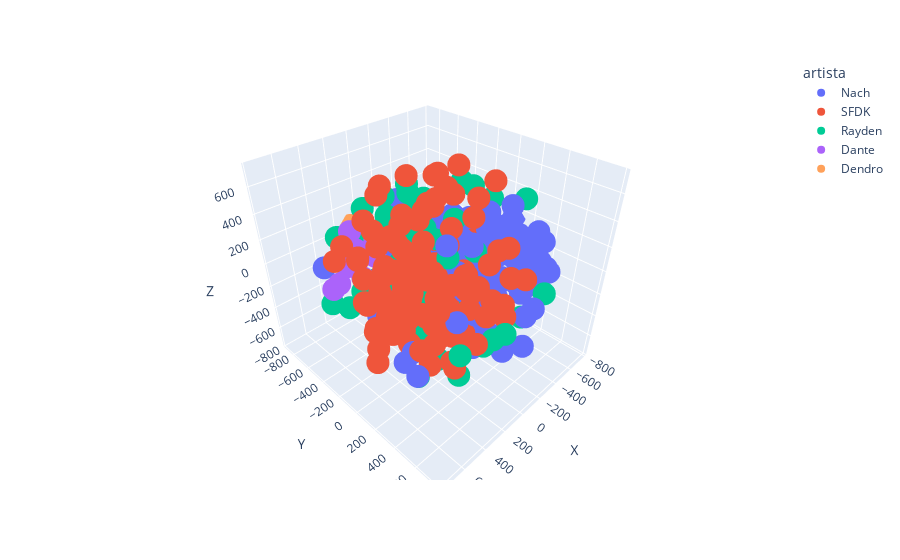

The code cell stored with this chart in its notebook:
### Code cell
import plotly.express as px

fig = px.scatter_3d(three_dimensional_songs, x='X', y='Y', z='Z',
              color='artista')
fig.show()
